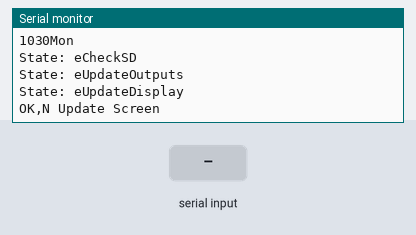
Bench run of a program on a simulated ESP32. On the bench: the last lines printed to the serial monitor. The inputs (shaded band) are chosen by the test bench.

Above: at 1.2 s.
1.3 s: "K\n" received over Serial
At 2.0 s:
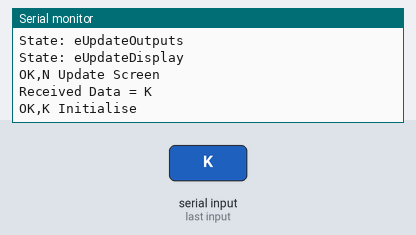
2.8 s: "I\n" received over Serial
At 3.2 s:
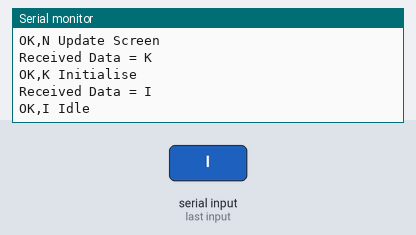
4.3 s: "N\n" received over Serial
At 5.3 s:
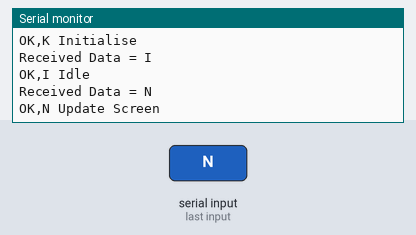
5.8 s: "M\n" received over Serial
At 6.7 s:
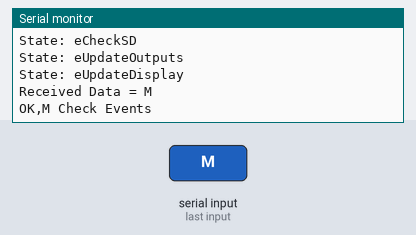
7.3 s: "O\n" received over Serial
At 7.8 s:
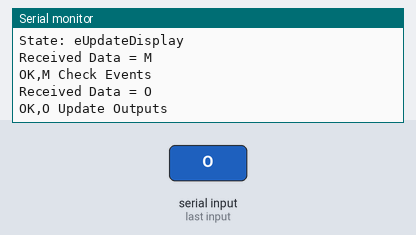
8.8 s: "D\n" received over Serial
At 10.1 s:
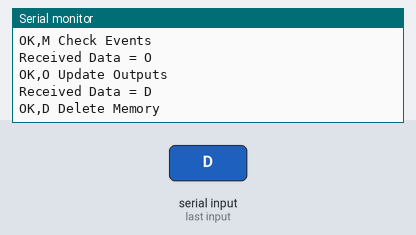

The program:

main.cpp
```cpp
#include <Arduino.h>
#include <SPI.h>
#include <Wire.h>
#include <Adafruit_I2CDevice.h>
#include <Adafruit_GFX.h>
#include <Adafruit_SSD1306.h>
#include "RTClib.h"
#include <SPI.h>
#include <mySD.h>
#include <OneWire.h>
#include <DallasTemperature.h>


String readString;
String readStringB;
String sSerialUSB;
char nOption;

//String used in the communication with Arduino Aux Board
String readStringIOCtrl;
unsigned long nCurrentMillis = millis();
unsigned long nPreviousMillis ;


enum StatesEnum { Start, Initialise, ReadSD, EnablePeripherals, UpdateStatus, updateTFT,  CheckSerialComms };
StatesEnum CurrentState;

enum eStateEnum{eCalculateNextTimeCheck,eCheckSD,eUpdateOutputs,eUpdateDisplay,eIdle};
eStateEnum StateEnum;


//Time system is idle
const long interval = 5*1000;     //in seconds


void setup() {
  sSerialUSB="NOthing";
  Serial.begin(115200);
  //Serial1.begin();

  Serial.println("Restarted");
  Serial.println("");
  Serial.println("");
  //Serial_1.print("Serial1 Working");
  //Serial_1.print('\n');

  //Serial_2.print("Serial2 working");
  //Serial_2.print('\n');


  Serial.println("Couldn't find RTC");
  Serial.println(F("SSD1306 allocation failed"));
  Serial.println(" SD initialization failed!");
  Serial.println("Configuration file Present");
  Serial.println("Schedule.txt:");

  Serial.println("initialization done.");


  StateEnum=eCalculateNextTimeCheck;
  nPreviousMillis=millis();

}

void checkSerial_2();
void checkSerial_1();
void CheckSerialVer2();
void SerialCommandHandller();
//Serial Communication Handling
void checkIOCtrlSetOutputTo(int OutputNumber, int State);
void checkIOCtrlSerial();

void loop() {

 switch (StateEnum)
    {

        case eCalculateNextTimeCheck:
        {
            Serial.println("State: eCalculateNextTimeCheck");

             //Show time


            Serial.println("1030Mon");

            StateEnum=eCheckSD;
            break;
        }

        case eCheckSD:{
           Serial.println("State: eCheckSD");
           StateEnum=eUpdateOutputs;
            break;
        }

         case eUpdateOutputs:{
            Serial.println("State: eUpdateOutputs");
           StateEnum=eUpdateDisplay;
            break;
        }


         case eUpdateDisplay:{
          Serial.println("State: eUpdateDisplay");
          StateEnum=eIdle;
          break;
        }

         case eIdle:{
          //Serial.println("State: eIdle");
          nCurrentMillis=millis();
          if (nCurrentMillis - nPreviousMillis >= interval) {
            nPreviousMillis = nCurrentMillis;
            StateEnum=eCalculateNextTimeCheck;
            delay(500);
          }

          CheckSerialVer2();
          SerialCommandHandller();
         break;

        default:
        {
            // is likely to be an error
             Serial.println("error opening test.txt");
            StateEnum=eCalculateNextTimeCheck;
        }
    };


}
}

#pragma region "Serial Communication Handling"
void CheckSerialVer2(){
    if (!Serial.available()) return;

    if (Serial.available()) {
      sSerialUSB = Serial.readStringUntil('\n');// s1 is String type variable.
      //delay(10);
      Serial.print("Received Data = ");
      Serial.println(sSerialUSB);//display same received Data back in serial monitor.
      nOption=sSerialUSB[0];
    }

 }


void SerialCommandHandller(){

  switch ( sSerialUSB[0]) {
      case 'K':
        Serial.println("OK,K Initialise");
        sSerialUSB="";
      break;

      case 'I':
        Serial.println("OK,I Idle");
        sSerialUSB="";
      break;

      case 'N':
        Serial.println("OK,N Update Screen");
        sSerialUSB="";
      break;

      case 'M':
        Serial.println("OK,M Check Events");
        sSerialUSB="";
      break;

      case 'O':
        Serial.println("OK,O Update Outputs");
        sSerialUSB="";
      break;

      case 'D':
        Serial.println("OK,D Delete Memory");
        sSerialUSB="";
      break;

      case '0':
        Serial.println("OK,0 Read Page Number 0_0000");
        sSerialUSB="";
      break;

      case '1':
        Serial.println("OK,1 AddEvent  1_1030WED31");
        sSerialUSB="";
      break;

      case '2':
        Serial.println("OK,2 Disable Event  2_001");
        sSerialUSB="";
      break;

      case '3':
        Serial.println("OK,3 Spare");
        sSerialUSB="";
      break;

      case '4':
        Serial.println("OK,4 Update Output 4_11 Output 1 ON");
        sSerialUSB="";
      break;

      case '5':
        Serial.println("OK,5 Write Status on OLED 5_Hello");
        sSerialUSB="";
      break;

      case '6':
        Serial.println("OK,6 Set Time RTC 6_YYYYMMDD_HHmmss");

        sSerialUSB="";
      break;

      case '7':
        Serial.println("OK,7 Read Time");
        sSerialUSB="";
      break;

      case '8':
        Serial.println("Ok,8 Check Current Event");
        sSerialUSB="";
      break;

      case '9':
        Serial.println("OK,9 Spare");
        sSerialUSB="";
      break;

      case '?':
        Serial.println("OK,? Help");
        Serial.println("? Help");
        Serial.println("K Initialise");
        Serial.println("I Idle");
        Serial.println("N Update Screen");
        Serial.println("M Check Events");
        Serial.println("O Update Outputs");
        Serial.println("D Delete Memory");
        Serial.println("0 Read Page Number 0_0000");
        Serial.println("1 AddEvent  1_1030WED31");
        Serial.println("2 Disable Event  2_001");
        Serial.println("3 Spare");
        Serial.println("4 Update Output 4_11 Output 1 ON");
        Serial.println("5 Write Status on OLED 5_Hello");
        Serial.println("6 Set Time RTC 6_DDMMY_HHmmss");
        Serial.println("7 Read Time");
        Serial.println("8 Check Current Event");
        Serial.println("9 Spare");
        sSerialUSB="";
      break;


      default:
       //Serial.println("! Not supported");

        //sSerialUSB="";
        break;
      }
}
```

Measured:
- after the input at 1.3 s, the serial monitor: prints a new line at once (image 1)
- after the input at 2.8 s, the serial monitor: prints a new line at once (image 2)
- after the input at 4.3 s, the serial monitor: prints a new line at once (image 3)
- after the input at 5.8 s, the serial monitor: prints a new line at once (image 4)
- after the input at 7.3 s, the serial monitor: prints a new line at once (image 5)
- after the input at 8.8 s, the serial monitor: prints a new line at once (image 6)
